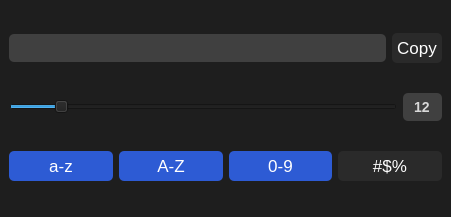
<?xml version="1.0" encoding="UTF-8"?>
<ui version="4.0">
 <class>MainWindow</class>
 <widget class="QMainWindow" name="MainWindow">
  <property name="geometry">
   <rect>
    <x>0</x>
    <y>0</y>
    <width>451</width>
    <height>217</height>
   </rect>
  </property>
  <property name="windowTitle">
   <string>Password Generator</string>
  </property>
  <widget class="QWidget" name="centralwidget">
   <property name="styleSheet">
    <string notr="true">QWidget {
    background-color: #1e1e1e;
    font-size: 13pt;
}

QPushButton {
    color: white;
    border: none;
    padding: 5px;
    background-color: #2a2a2a;
    border-radius: 5px;
}

QPushButton::checked {
    background-color: #2d5bd4;

}

QPushButton::pressed {
    background-color: #2D5BD4;
}
 
QLineEdit {
    border: none;
    border-radius: 5px;
    color: #d8d8d8;
    font-size: 14px;
    font-weight: bold;
    background-color: #404040;
    padding: 5px;
}

QSpinBox {
    border: none;
    border-radius: 5px;
    color: #d8d8d8;
    font-size: 14px;
    font-weight: bold;
    background-color: #404040;
    padding: 5px;
}</string>
   </property>
   <layout class="QVBoxLayout" name="verticalLayout">
    <item>
     <layout class="QHBoxLayout" name="horizontalLayout">
      <item>
       <widget class="QLineEdit" name="line_password"/>
      </item>
      <item>
       <widget class="QPushButton" name="btn_copy">
        <property name="text">
         <string>Copy</string>
        </property>
        <property name="icon">
         <iconset resource="res.qrc">
          <normaloff>:/icon/content_copy_white_24dp.svg</normaloff>:/icon/content_copy_white_24dp.svg</iconset>
        </property>
       </widget>
      </item>
     </layout>
    </item>
    <item>
     <layout class="QHBoxLayout" name="horizontalLayout_2">
      <item>
       <widget class="QSlider" name="slider_length">
        <property name="maximum">
         <number>100</number>
        </property>
        <property name="value">
         <number>12</number>
        </property>
        <property name="orientation">
         <enum>Qt::Horizontal</enum>
        </property>
       </widget>
      </item>
      <item>
       <widget class="QSpinBox" name="spin_length">
        <property name="alignment">
         <set>Qt::AlignCenter</set>
        </property>
        <property name="buttonSymbols">
         <enum>QAbstractSpinBox::NoButtons</enum>
        </property>
        <property name="maximum">
         <number>100</number>
        </property>
        <property name="value">
         <number>12</number>
        </property>
       </widget>
      </item>
     </layout>
    </item>
    <item>
     <layout class="QHBoxLayout" name="horizontalLayout_3">
      <item>
       <widget class="QPushButton" name="btn_lower">
        <property name="text">
         <string>a-z</string>
        </property>
        <property name="checkable">
         <bool>true</bool>
        </property>
        <property name="checked">
         <bool>true</bool>
        </property>
       </widget>
      </item>
      <item>
       <widget class="QPushButton" name="btn_upper">
        <property name="text">
         <string>A-Z</string>
        </property>
        <property name="checkable">
         <bool>true</bool>
        </property>
        <property name="checked">
         <bool>true</bool>
        </property>
       </widget>
      </item>
      <item>
       <widget class="QPushButton" name="btn_digits">
        <property name="text">
         <string>0-9</string>
        </property>
        <property name="checkable">
         <bool>true</bool>
        </property>
        <property name="checked">
         <bool>true</bool>
        </property>
       </widget>
      </item>
      <item>
       <widget class="QPushButton" name="btn_symbols">
        <property name="text">
         <string>#$%</string>
        </property>
        <property name="checkable">
         <bool>true</bool>
        </property>
       </widget>
      </item>
     </layout>
    </item>
   </layout>
  </widget>
 </widget>
 <resources>
  <include location="res.qrc"/>
 </resources>
 <connections/>
</ui>
